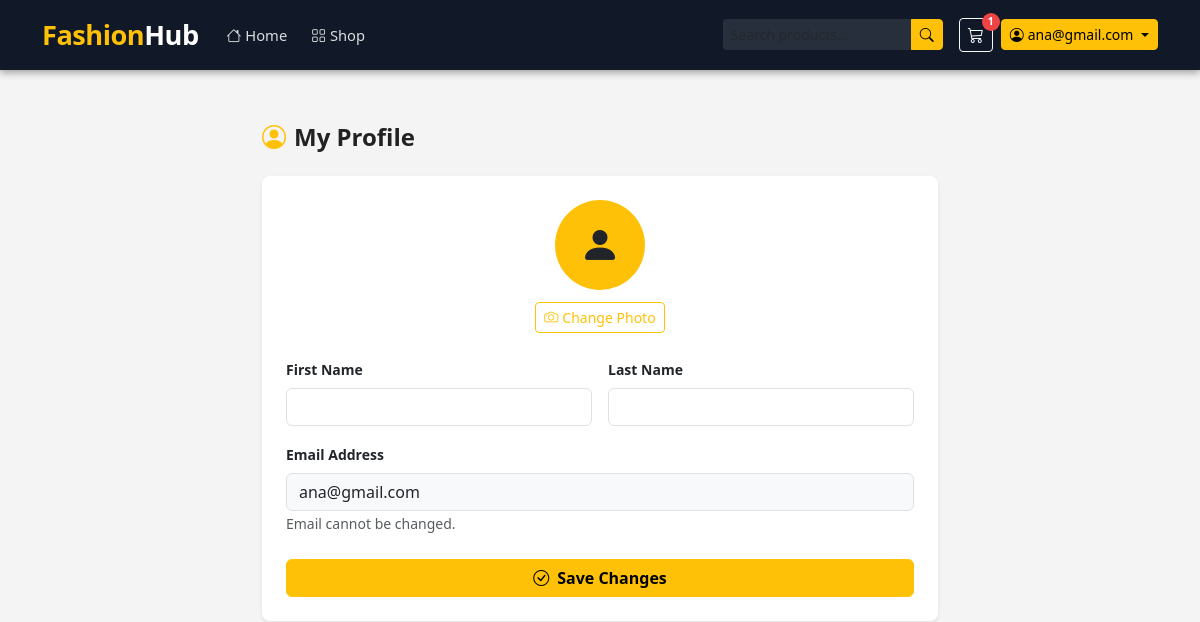
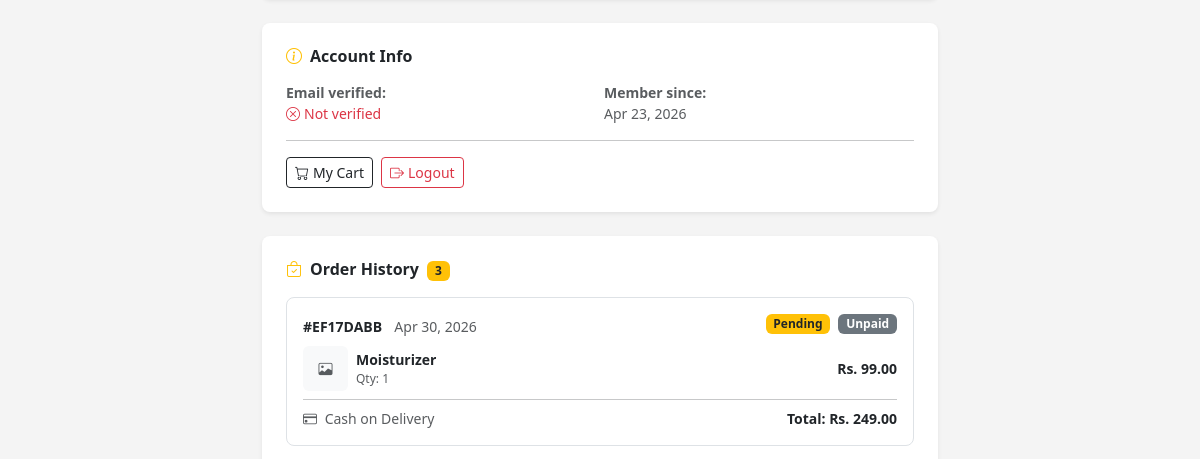
Page /accounts/profile/ (signed in, upper part) on the earlier database version (2 pictures, top to bottom).
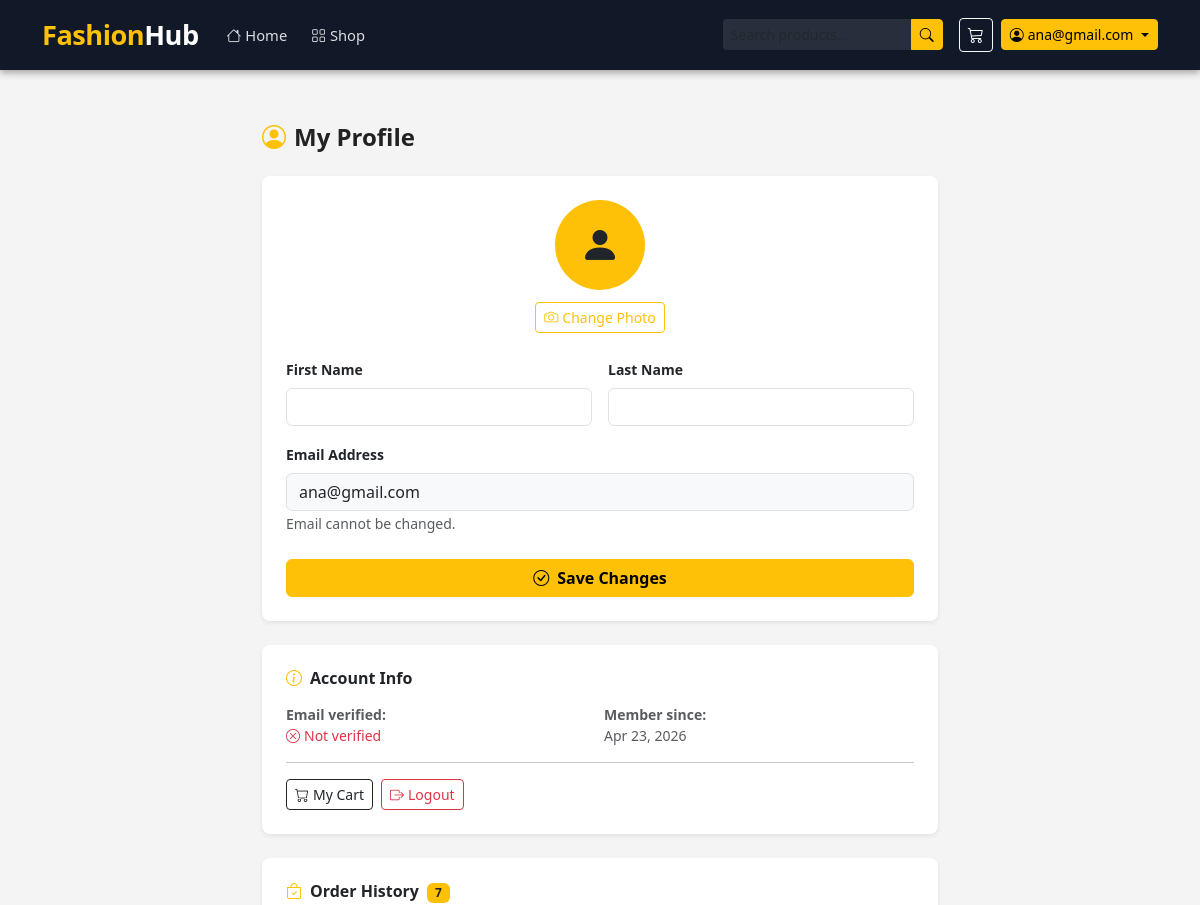
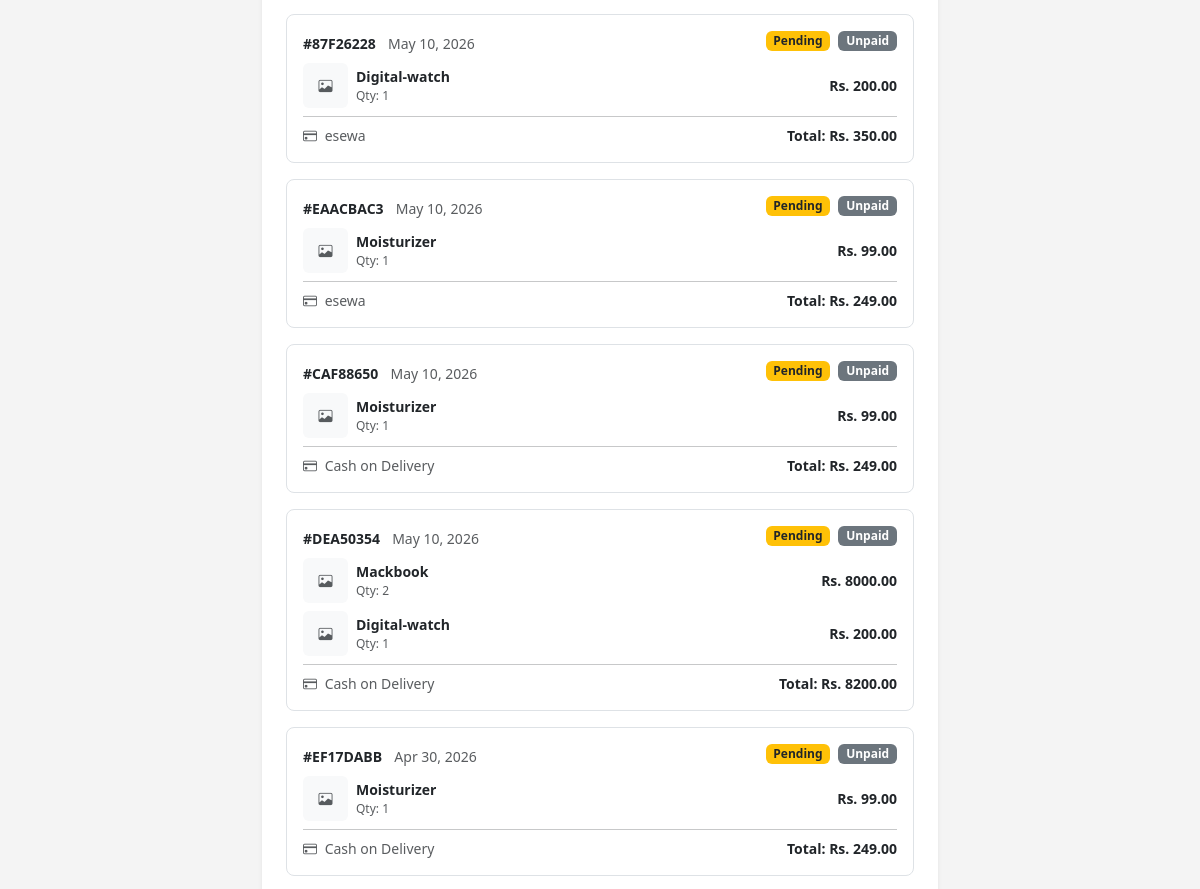
Same page on the later database version (2 pictures, top to bottom).
### orders/models.py (models this page shows, shortened)
class Order(BaseModel):
    STATUS_CHOICES = [
        ('pending',    'Pending'),
        ('processing', 'Processing'),
        ('shipped',    'Shipped'),
        ('delivered',  'Delivered'),
        ('cancelled',  'Cancelled'),
    ]
    PAYMENT_METHOD_CHOICES = [
        ('cash_on_delivery', 'Cash on Delivery'),
        ('online',           'Online Payment'),
    ]
    PAYMENT_STATUS_CHOICES = [
        ('unpaid', 'Unpaid'),
        ('paid',   'Paid'),
    ]
    user           = models.ForeignKey(User, on_delete=models.CASCADE, related_name='orders')
    status         = models.CharField(max_length=20, choices=STATUS_CHOICES, default='pending')
    payment_method = models.CharField(max_length=20, choices=PAYMENT_METHOD_CHOICES, default='cash_on_delivery')
    payment_status = models.CharField(max_length=10, choices=PAYMENT_STATUS_CHOICES, default='unpaid')
    first_name  = models.CharField(max_length=100)
    last_name   = models.CharField(max_length=100)
    email       = models.EmailField()
    phone       = models.CharField(max_length=20)
    address     = models.TextField()
    city        = models.CharField(max_length=100)
    state       = models.CharField(max_length=100)
    zip_code    = models.CharField(max_length=20)
    country     = models.CharField(max_length=100, default='Nepal')
    subtotal        = models.DecimalField(max_digits=10, decimal_places=2)
    shipping_charge = models.DecimalField(max_digits=10, decimal_places=2)
    grand_total     = models.DecimalField(max_digits=10, decimal_places=2)
    class Meta:
        ordering = ['-created_at']
    def get_short_id(self):
        return str(self.uid)[:8].upper()

class OrderItem(BaseModel):
    order         = models.ForeignKey(Order, on_delete=models.CASCADE, related_name='items')
    product       = models.ForeignKey(Product, on_delete=models.SET_NULL, null=True)
    color_variant = models.ForeignKey(ColorVariant, on_delete=models.SET_NULL, null=True, blank=True)
    size_variant  = models.ForeignKey(SizeVariant, on_delete=models.SET_NULL, null=True, blank=True)
    quantity      = models.PositiveIntegerField(default=1)
    price         = models.DecimalField(max_digits=10, decimal_places=2)  # snapshot at order time
    def get_total(self):
        return self.price * self.quantity

### products/models.py (models this page shows, shortened)
class Product(BaseModel):
    product_name = models.CharField(max_length=200)
    slug         = models.SlugField(unique=True)
    category     = models.ForeignKey(Category, on_delete=models.SET_NULL,
                                     null=True, blank=True, related_name='products')
    description  = models.TextField(blank=True)
    price        = models.IntegerField()
    discount     = models.IntegerField(default=0)
    stock        = models.IntegerField(default=0)
    is_featured  = models.BooleanField(default=False)
    product_images = models.ImageField(upload_to='products/', blank=True, null=True)
    color_variant  = models.ManyToManyField(ColorVariant, blank=True)
    size_variant   = models.ManyToManyField(SizeVariant, blank=True)

### accounts/views.py (the view, shortened to what this page needs)
# urls.py: path('profile/',                    user_profile_page, name='user-profile'),
@login_required(login_url='login')
def user_profile_page(request):
    user_profile, _ = profile.objects.get_or_create(user=request.user)
    orders = Order.objects.filter(
        user=request.user
    ).prefetch_related('items__product').order_by('-created_at')
    context = {
        'user_profile': user_profile,
        'orders':       orders,
    }
    return render(request, 'accounts/profile.html', context)

### cart/context_processors.py (called while the page is built)
def cart_count(request):
    if request.user.is_authenticated:
        cart = Cart.objects.filter(user=request.user, is_paid=False).first()
        count = cart.get_cart_count() if cart else 0
    else:
        count = 0
    return {'cart_count': count}

### cart/models.py (called while the page is built)
    def get_cart_count(self):
        return self.cart_items.count()

### templates/accounts/profile.html (shortened to what the changed rows need)
{% extends "base/base.html" %}
{% block start %}
<div class="container py-4" style="max-width:700px;">
    <div class="card border-0 shadow-sm rounded-3 p-4">
        <h6 class="fw-bold mb-3">
            <i class="bi bi-bag-check text-warning me-2"></i>Order History
            {% if orders %}
                <span class="badge bg-warning text-dark ms-1">{{ orders|length }}</span>
            {% endif %}
        </h6>
        {% if orders %}
            {% for order in orders %}
            <div class="border rounded-3 p-3 mb-3">
                <div class="d-flex justify-content-between align-items-start flex-wrap gap-2 mb-2">
                    <div>
                        <span class="fw-bold small">#{{ order.get_short_id }}</span>
                        <span class="text-muted small ms-2">
                            {{ order.created_at|date:"M d, Y" }}
                        </span>
                    </div>
                    <div class="d-flex gap-2">
                        <span class="badge
                            {% if order.status == 'delivered' %}bg-success
                            {% elif order.status == 'cancelled' %}bg-danger
                            {% elif order.status == 'shipped' %}bg-info text-dark
                            {% elif order.status == 'processing' %}bg-primary
                            {% else %}bg-warning text-dark{% endif %}">
                            {{ order.get_status_display }}
                        </span>
                        <span class="badge
                            {% if order.payment_status == 'paid' %}bg-success
                            {% else %}bg-secondary{% endif %}">
                            {{ order.get_payment_status_display }}
                        </span>
                    </div>
                </div>
                {% for item in order.items.all %}
                <div class="d-flex align-items-center gap-2 mb-2">
                    {% if item.product.product_images.first %}
                        <img src="{{ item.product.product_images.first.image.url }}"
                             width="45" height="45"
                             class="rounded" style="object-fit:cover;">
                    {% else %}
                        <div class="rounded bg-light d-flex align-items-center
                                    justify-content-center"
                             style="width:45px;height:45px;">
                            <i class="bi bi-image text-muted small"></i>
                        </div>
                    {% endif %}
                    <div class="flex-grow-1">
                        <div class="small fw-semibold">{{ item.product.product_name }}</div>
                        <div class="text-muted" style="font-size:0.75rem;">
                            Qty: {{ item.quantity }}
                        </div>
                    </div>
                    <div class="small fw-bold">Rs. {{ item.get_total }}</div>
                </div>
                {% endfor %}
                <hr class="my-2">
                <div class="d-flex justify-content-between align-items-center">
                    <span class="small text-muted">
                        <i class="bi bi-credit-card me-1"></i>
                        {{ order.get_payment_method_display }}
                    </span>
                    <span class="fw-bold small">Total: Rs. {{ order.grand_total }}</span>
                </div>
            </div>
            {% endfor %}
        {% endif %}
    </div>
</div>
{% endblock %}

### templates/base/base.html (shortened to what this page needs)
<!DOCTYPE html>
<html lang="en">
<head>
    <link href="https://cdn.jsdelivr.net/npm/bootstrap@5.3.0/dist/css/bootstrap.min.css" rel="stylesheet">
    <link href="https://cdn.jsdelivr.net/npm/bootstrap-icons@1.10.5/font/bootstrap-icons.css" rel="stylesheet">
</head>
<body>
<nav class="navbar navbar-expand-lg">
    <div class="container">
        <a class="navbar-brand" href="/">Fashion<span>Hub</span></a>
        <div class="collapse navbar-collapse" id="navbarContent">
            <ul class="navbar-nav me-auto mb-2 mb-lg-0">
                <li class="nav-item">
                    <a class="nav-link {% if request.path == '/' %}active{% endif %}" href="/">
                        <i class="bi bi-house me-1"></i>Home
                    </a>
                </li>
                <li class="nav-item">
                    <a class="nav-link {% if '/products/' in request.path %}active{% endif %}"
                       href="{% url 'all-products' %}">
                        <i class="bi bi-grid me-1"></i>Shop
                    </a>
                </li>
            </ul>
            <form class="d-flex me-3" method="GET" action="{% url 'all-products' %}">
                <div class="input-group input-group-sm" style="width:220px">
                    <input class="form-control border-0 bg-secondary bg-opacity-25"
                           style="color:white;" type="search" name="q"
                           placeholder="Search products…"
                           value="{{ request.GET.q|default:'' }}">
                    <button class="btn btn-warning btn-sm px-2" type="submit">
                        <i class="bi bi-search"></i>
                    </button>
                </div>
            </form>
            <div class="d-flex align-items-center gap-2">
                <a href="{% url 'cart' %}" class="btn btn-outline-light btn-sm cart-btn">
                    <i class="bi bi-cart3 fs-6"></i>
                    {% if cart_count > 0 %}
                        <span class="cart-badge">{{ cart_count }}</span>
                    {% endif %}
                </a>
                {% if request.user.is_authenticated %}
                <div class="dropdown">
                    <button class="btn btn-warning btn-sm dropdown-toggle d-flex align-items-center gap-1"
                            data-bs-toggle="dropdown">
                        <i class="bi bi-person-circle"></i>
                        {{ request.user.first_name|default:request.user.email }}
                    </button>
                </div>
                {% else %}
                    <a href="{% url 'login' %}"    class="btn btn-outline-light btn-sm">Login</a>
                    <a href="{% url 'register' %}" class="btn btn-warning btn-sm">Register</a>
                {% endif %}
            </div>
        </div>
    </div>
</nav>
<main>
    {% block start %}{% endblock %}
</main>
</body>
</html>

Differences in the rows shown:
added Order: get_short_id "87F26228", created_at "May 10, 2026", status "Pending", payment_status "Unpaid", payment_method "esewa", grand_total "350.00"
added OrderItem: product.product_name "Digital-watch", quantity "1", get_total "200.00", shown under "87F26228"
added Order: get_short_id "EAACBAC3", created_at "May 10, 2026", status "Pending", payment_status "Unpaid", payment_method "esewa", grand_total "249.00"
added OrderItem: product.product_name "Moisturizer", quantity "1", get_total "99.00", shown under "EAACBAC3"
added Order: get_short_id "CAF88650", created_at "May 10, 2026", status "Pending", payment_status "Unpaid", payment_method "Cash on Delivery", grand_total "249.00"
added OrderItem: product.product_name "Moisturizer", quantity "1", get_total "99.00", shown under "CAF88650"
added Order: get_short_id "DEA50354", created_at "May 10, 2026", status "Pending", payment_status "Unpaid", payment_method "Cash on Delivery", grand_total "8200.00"
added OrderItem: product.product_name "Mackbook", quantity "2", get_total "8000.00", shown under "DEA50354"
added OrderItem: product.product_name "Digital-watch", quantity "1", get_total "200.00", shown under "DEA50354"
Other differences:
{{ orders|length }}: "3" → "7"
{{ cart_count }}: "1" → (not shown)
